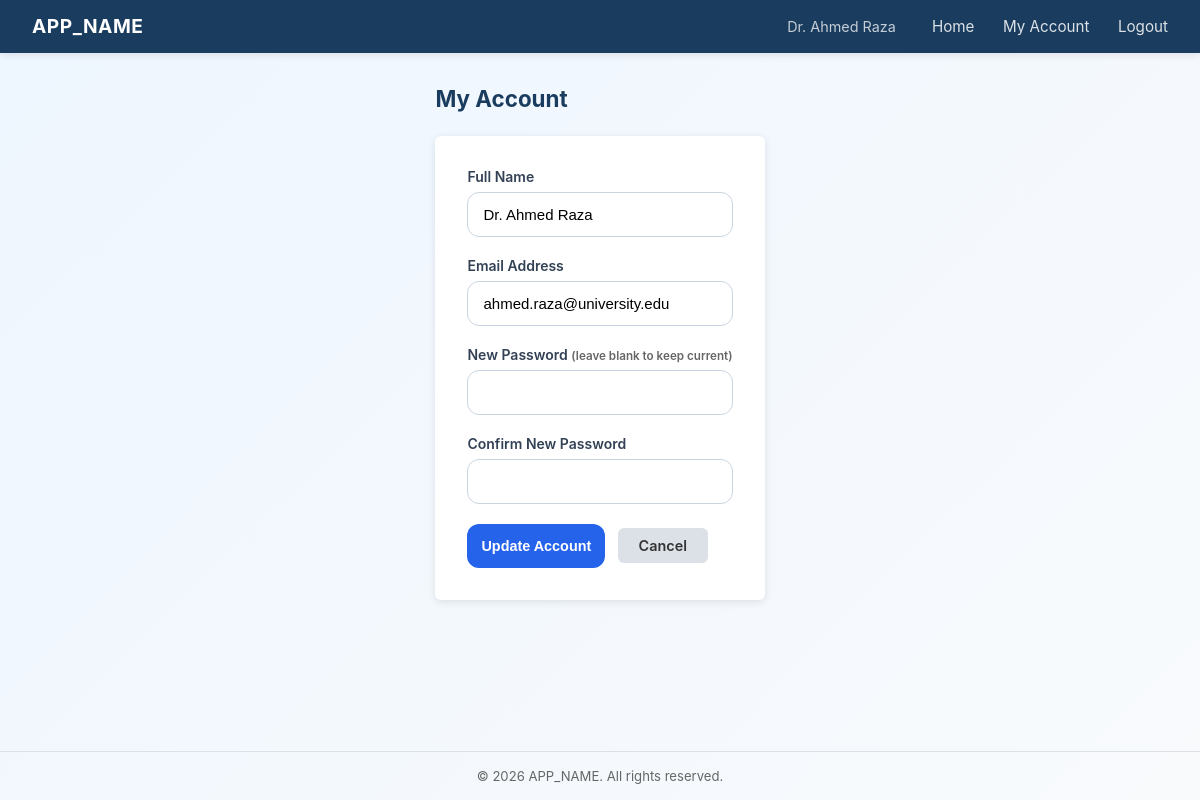
The app's page /user/account.php (signed in), older data.
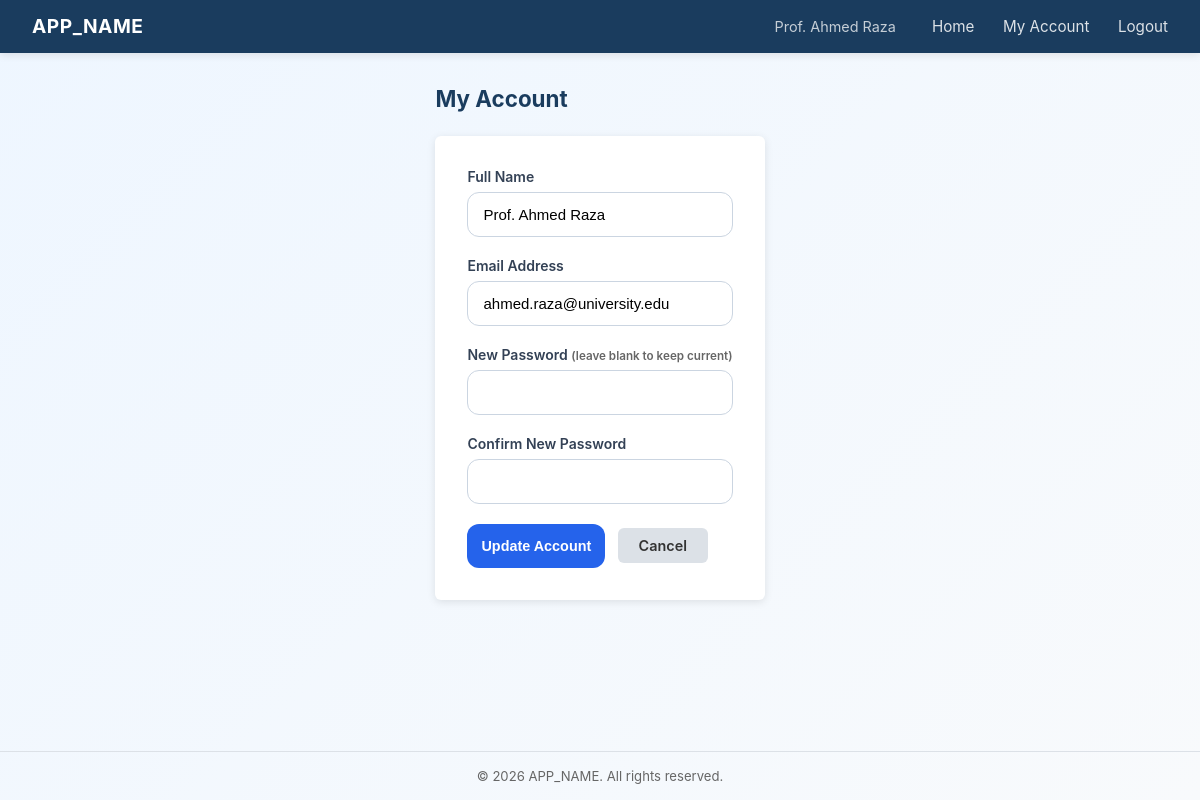
The same page, newer data.
### tables this page shows
CREATE TABLE `registration` (
  `u_id` int(11) NOT NULL,
  `u_name` varchar(100) NOT NULL,
  `u_email` varchar(255) NOT NULL,
  `u_password` varchar(255) NOT NULL COMMENT 'bcrypt hash',
  `u_type` enum('Student','Teacher','Admin') NOT NULL,
  `status` enum('Pending','Accepted','Rejected') NOT NULL DEFAULT 'Pending'
);

### classes/Database.php (called while the page is built, shortened)
<?php
class Database
{
    private static ?Database $instance = null;
    private mysqli $connection;
    private function __construct()
    {
        $this->connection = new mysqli(DB_HOST, DB_USER, DB_PASS, DB_NAME);
        $this->connection->set_charset('utf8mb4');
    }
    public static function getInstance(): Database
    {
        if (self::$instance === null) {
            self::$instance = new Database();
        }
        return self::$instance;
    }
    public function select(string $sql, string $types = '', array $params = []): array
    {
        $stmt = $this->prepare($sql, $types, $params);
        $stmt->execute();
        $result = $stmt->get_result();
        $rows = [];
        while ($row = $result->fetch_assoc()) {
            $rows[] = $row;
        }
        return $rows;
    }
    public function selectOne(string $sql, string $types = '', array $params = []): ?array
    {
        $rows = $this->select($sql, $types, $params);
        return $rows[0] ?? null;
    }
    private function prepare(string $sql, string $types, array $params): mysqli_stmt
    {
        $stmt = $this->connection->prepare($sql);
        if ($types && $params) {
            $stmt->bind_param($types, ...$params);
        }
        return $stmt;
    }
}

### classes/User.php (called while the page is built, shortened)
<?php
class User
{
    private Database $db;
    public function __construct()
    {
        $this->db = Database::getInstance();
    }
    public function findById(int $id): ?array
    {
        return $this->db->selectOne(
            'SELECT u_id, u_name, u_email, u_type, status FROM registration WHERE u_id = ?',
            'i',
            [$id]
        );
    }
}

### user/account.php (the view, shortened to what this page needs)
<?php
$userModel = new User();
$user = $userModel->findById($_SESSION['user_id']);
?>
<?php include __DIR__ . '/../includes/header.php'; ?>
<div class="page-header">
    <h1>My Account</h1>
</div>
<div class="card" style="max-width:520px;">
    <form method="POST" action="">
        <div class="form-group">
            <label>Full Name</label>
            <input type="text" name="name" value="<?= htmlspecialchars($user['u_name']) ?>" required>
        </div>
        <div class="form-group">
            <label>Email Address</label>
            <input type="email" name="email" value="<?= htmlspecialchars($user['u_email']) ?>" required>
        </div>
        <div class="form-group">
            <label>New Password <small style="color:var(--muted)">(leave blank to keep current)</small></label>
            <input type="password" name="password" minlength="6">
        </div>
        <div class="form-group">
            <label>Confirm New Password</label>
            <input type="password" name="confirm">
        </div>
        <button type="submit" class="btn btn-primary">Update Account</button>
        <a href="<?= APP_URL ?>/user/dashboard.php" class="btn" style="background:var(--border); color:var(--text); margin-left:.5rem;">Cancel</a>
    </form>
</div>
<?php include __DIR__ . '/../includes/footer.php'; ?>

### includes/header.php (shortened to what this page needs)
<!DOCTYPE html>
<html lang="en">
<head>
    <link rel="stylesheet" href="<?= APP_URL ?>/assets/css/style.css">
</head>
<body>
<nav class="navbar">
    <div class="nav-brand"><?= APP_NAME ?></div>
    <div class="nav-links">
        <?php if (!empty($_SESSION['user_name'])): ?>
            <span style="color:rgba(255,255,255,.75); font-size:.9rem; margin-right:.5rem;">
                <?= htmlspecialchars($_SESSION['user_name']) ?>
            </span>
        <?php endif; ?>
        <a href="<?= APP_URL ?>/user/dashboard.php">Home</a>
        <a href="<?= APP_URL ?>/user/account.php">My Account</a>
        <a href="<?= APP_URL ?>/user/logout.php">Logout</a>
    </div>
</nav>
<div class="container">

Row changes from the older to the newer data that the page shows:
changed registration "ahmed.raza@university.edu": name "Dr. Ahmed Raza" → "Prof. Ahmed Raza"
Text that changed along with them:
$_SESSION['user_name']: "Dr. Ahmed Raza" → "Prof. Ahmed Raza"
